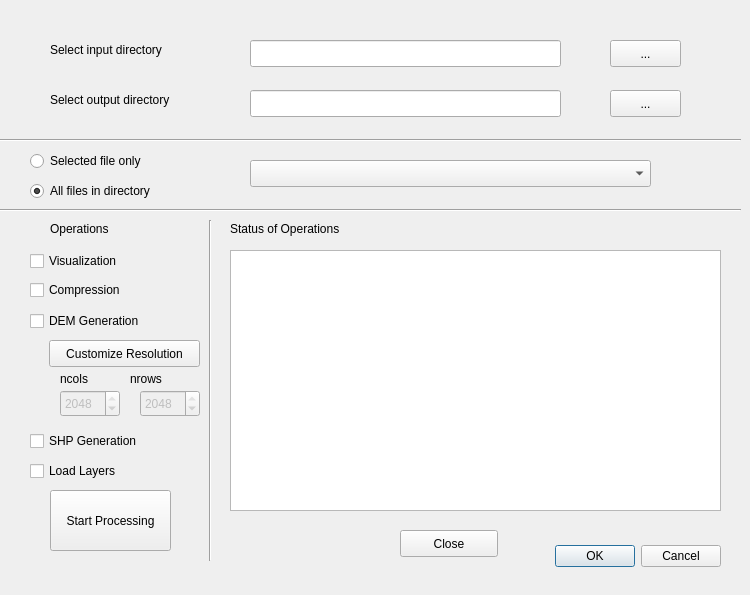
<?xml version="1.0" encoding="UTF-8"?>
<ui version="4.0">
 <class>LidarProcessorDialogBase</class>
 <widget class="QDialog" name="LidarProcessorDialogBase">
  <property name="enabled">
   <bool>true</bool>
  </property>
  <property name="geometry">
   <rect>
    <x>0</x>
    <y>0</y>
    <width>750</width>
    <height>595</height>
   </rect>
  </property>
  <property name="minimumSize">
   <size>
    <width>750</width>
    <height>595</height>
   </size>
  </property>
  <property name="windowTitle">
   <string>LiDAR Processor</string>
  </property>
  <property name="sizeGripEnabled">
   <bool>false</bool>
  </property>
  <widget class="QDialogButtonBox" name="button_box">
   <property name="geometry">
    <rect>
     <x>530</x>
     <y>540</y>
     <width>191</width>
     <height>32</height>
    </rect>
   </property>
   <property name="orientation">
    <enum>Qt::Horizontal</enum>
   </property>
   <property name="standardButtons">
    <set>QDialogButtonBox::Cancel|QDialogButtonBox::Ok</set>
   </property>
  </widget>
  <widget class="QLineEdit" name="inputDir">
   <property name="geometry">
    <rect>
     <x>250</x>
     <y>40</y>
     <width>311</width>
     <height>27</height>
    </rect>
   </property>
  </widget>
  <widget class="QPushButton" name="inputDirButton">
   <property name="geometry">
    <rect>
     <x>610</x>
     <y>40</y>
     <width>71</width>
     <height>27</height>
    </rect>
   </property>
   <property name="text">
    <string>...</string>
   </property>
  </widget>
  <widget class="QLabel" name="label_2">
   <property name="geometry">
    <rect>
     <x>50</x>
     <y>40</y>
     <width>151</width>
     <height>20</height>
    </rect>
   </property>
   <property name="text">
    <string>Select input directory</string>
   </property>
  </widget>
  <widget class="QLabel" name="label_3">
   <property name="geometry">
    <rect>
     <x>50</x>
     <y>90</y>
     <width>161</width>
     <height>20</height>
    </rect>
   </property>
   <property name="text">
    <string>Select output directory</string>
   </property>
  </widget>
  <widget class="QLineEdit" name="outputDir">
   <property name="geometry">
    <rect>
     <x>250</x>
     <y>90</y>
     <width>311</width>
     <height>27</height>
    </rect>
   </property>
  </widget>
  <widget class="QPushButton" name="outputDirButton">
   <property name="geometry">
    <rect>
     <x>610</x>
     <y>90</y>
     <width>71</width>
     <height>27</height>
    </rect>
   </property>
   <property name="text">
    <string>...</string>
   </property>
  </widget>
  <widget class="QComboBox" name="listoffiles">
   <property name="geometry">
    <rect>
     <x>250</x>
     <y>160</y>
     <width>401</width>
     <height>27</height>
    </rect>
   </property>
  </widget>
  <widget class="QLabel" name="label">
   <property name="geometry">
    <rect>
     <x>50</x>
     <y>220</y>
     <width>81</width>
     <height>17</height>
    </rect>
   </property>
   <property name="text">
    <string>Operations</string>
   </property>
  </widget>
  <widget class="Line" name="line">
   <property name="geometry">
    <rect>
     <x>0</x>
     <y>130</y>
     <width>741</width>
     <height>20</height>
    </rect>
   </property>
   <property name="orientation">
    <enum>Qt::Horizontal</enum>
   </property>
  </widget>
  <widget class="Line" name="line_2">
   <property name="geometry">
    <rect>
     <x>0</x>
     <y>200</y>
     <width>741</width>
     <height>20</height>
    </rect>
   </property>
   <property name="orientation">
    <enum>Qt::Horizontal</enum>
   </property>
  </widget>
  <widget class="Line" name="line_3">
   <property name="geometry">
    <rect>
     <x>200</x>
     <y>220</y>
     <width>20</width>
     <height>341</height>
    </rect>
   </property>
   <property name="orientation">
    <enum>Qt::Vertical</enum>
   </property>
  </widget>
  <widget class="QCheckBox" name="compress">
   <property name="geometry">
    <rect>
     <x>30</x>
     <y>280</y>
     <width>121</width>
     <height>20</height>
    </rect>
   </property>
   <property name="text">
    <string>Compression</string>
   </property>
  </widget>
  <widget class="QCheckBox" name="visualize">
   <property name="geometry">
    <rect>
     <x>30</x>
     <y>250</y>
     <width>111</width>
     <height>22</height>
    </rect>
   </property>
   <property name="text">
    <string>Visualization</string>
   </property>
  </widget>
  <widget class="QCheckBox" name="demGen">
   <property name="geometry">
    <rect>
     <x>30</x>
     <y>310</y>
     <width>141</width>
     <height>22</height>
    </rect>
   </property>
   <property name="text">
    <string>DEM Generation</string>
   </property>
  </widget>
  <widget class="QCheckBox" name="shpGen">
   <property name="geometry">
    <rect>
     <x>30</x>
     <y>430</y>
     <width>141</width>
     <height>22</height>
    </rect>
   </property>
   <property name="text">
    <string>SHP Generation</string>
   </property>
  </widget>
  <widget class="QCheckBox" name="loadLayer">
   <property name="geometry">
    <rect>
     <x>30</x>
     <y>460</y>
     <width>97</width>
     <height>22</height>
    </rect>
   </property>
   <property name="text">
    <string>Load Layers</string>
   </property>
  </widget>
  <widget class="QPlainTextEdit" name="statusBox">
   <property name="geometry">
    <rect>
     <x>230</x>
     <y>250</y>
     <width>491</width>
     <height>261</height>
    </rect>
   </property>
   <property name="plainText">
    <string/>
   </property>
  </widget>
  <widget class="QLabel" name="label_4">
   <property name="geometry">
    <rect>
     <x>230</x>
     <y>220</y>
     <width>151</width>
     <height>17</height>
    </rect>
   </property>
   <property name="text">
    <string>Status of Operations</string>
   </property>
  </widget>
  <widget class="QPushButton" name="startProc">
   <property name="geometry">
    <rect>
     <x>50</x>
     <y>490</y>
     <width>121</width>
     <height>61</height>
    </rect>
   </property>
   <property name="text">
    <string>Start Processing</string>
   </property>
  </widget>
  <widget class="QRadioButton" name="selectedFile">
   <property name="geometry">
    <rect>
     <x>30</x>
     <y>150</y>
     <width>161</width>
     <height>22</height>
    </rect>
   </property>
   <property name="text">
    <string>Selected file only</string>
   </property>
  </widget>
  <widget class="QRadioButton" name="allFIle">
   <property name="geometry">
    <rect>
     <x>30</x>
     <y>180</y>
     <width>171</width>
     <height>22</height>
    </rect>
   </property>
   <property name="text">
    <string>All files in directory</string>
   </property>
   <property name="checked">
    <bool>true</bool>
   </property>
  </widget>
  <widget class="QLabel" name="label_5">
   <property name="geometry">
    <rect>
     <x>60</x>
     <y>370</y>
     <width>41</width>
     <height>17</height>
    </rect>
   </property>
   <property name="text">
    <string>ncols</string>
   </property>
  </widget>
  <widget class="QLabel" name="label_6">
   <property name="geometry">
    <rect>
     <x>130</x>
     <y>370</y>
     <width>40</width>
     <height>17</height>
    </rect>
   </property>
   <property name="text">
    <string>nrows</string>
   </property>
  </widget>
  <widget class="QSpinBox" name="ncols">
   <property name="enabled">
    <bool>false</bool>
   </property>
   <property name="geometry">
    <rect>
     <x>60</x>
     <y>390</y>
     <width>60</width>
     <height>27</height>
    </rect>
   </property>
   <property name="wrapping">
    <bool>false</bool>
   </property>
   <property name="readOnly">
    <bool>false</bool>
   </property>
   <property name="maximum">
    <number>2048</number>
   </property>
   <property name="value">
    <number>2048</number>
   </property>
  </widget>
  <widget class="QSpinBox" name="nrows">
   <property name="enabled">
    <bool>false</bool>
   </property>
   <property name="geometry">
    <rect>
     <x>140</x>
     <y>390</y>
     <width>60</width>
     <height>27</height>
    </rect>
   </property>
   <property name="maximum">
    <number>2048</number>
   </property>
   <property name="value">
    <number>2048</number>
   </property>
  </widget>
  <widget class="QPushButton" name="setres">
   <property name="geometry">
    <rect>
     <x>49</x>
     <y>340</y>
     <width>151</width>
     <height>27</height>
    </rect>
   </property>
   <property name="text">
    <string>Customize Resolution</string>
   </property>
  </widget>
  <widget class="QPushButton" name="close">
   <property name="geometry">
    <rect>
     <x>400</x>
     <y>530</y>
     <width>98</width>
     <height>27</height>
    </rect>
   </property>
   <property name="text">
    <string>Close</string>
   </property>
  </widget>
 </widget>
 <resources/>
 <connections>
  <connection>
   <sender>button_box</sender>
   <signal>accepted()</signal>
   <receiver>LidarProcessorDialogBase</receiver>
   <slot>accept()</slot>
   <hints>
    <hint type="sourcelabel">
     <x>20</x>
     <y>20</y>
    </hint>
    <hint type="destinationlabel">
     <x>20</x>
     <y>20</y>
    </hint>
   </hints>
  </connection>
  <connection>
   <sender>button_box</sender>
   <signal>rejected()</signal>
   <receiver>LidarProcessorDialogBase</receiver>
   <slot>reject()</slot>
   <hints>
    <hint type="sourcelabel">
     <x>20</x>
     <y>20</y>
    </hint>
    <hint type="destinationlabel">
     <x>20</x>
     <y>20</y>
    </hint>
   </hints>
  </connection>
 </connections>
</ui>
